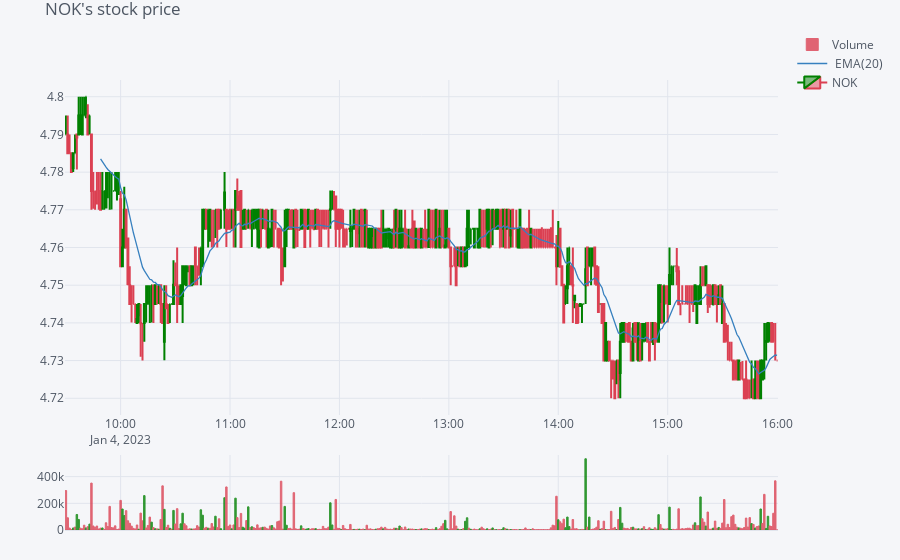

The notebook cell saved with this chart:
### Code cell
plot_stock_history("NOK")

### Figure 1 — Plotly figure (JSON) as saved in the notebook; plotly's stock layout.template omitted (floating-point values rounded to 4 significant figures; data arrays with more than 128 entries replaced by an {"elided": "..."} marker saying what was removed)
{"data": [{"marker": {"color": {"elided": "390 str values"}, "line": {"color": {"elided": "390 str values"}, "width": 1}}, "name": "Volume", "opacity": 0.8, "orientation": "v", "text": "", "type": "bar", "x": {"elided": "390 str values"}, "y": {"elided": "390 int values"}, "yaxis": "y3"}, {"line": {"color": "rgba(55, 128, 191, 1.0)", "dash": "solid", "shape": "linear", "width": 1.3}, "mode": "lines", "name": " EMA(20)", "text": "", "type": "scatter", "x": {"elided": "390 str values"}, "y": {"elided": "390 mixed values"}, "yaxis": "y2"}, {"close": {"elided": "390 float values"}, "decreasing": {"line": {"color": "#db4052"}}, "high": {"elided": "390 float values"}, "increasing": {"line": {"color": "#008000"}}, "low": {"elided": "390 float values"}, "name": "NOK", "open": {"elided": "390 float values"}, "showlegend": true, "type": "candlestick", "x": {"elided": "390 str values"}, "yaxis": "y2"}], "layout": {"legend": {"bgcolor": "#F5F6F9", "font": {"color": "#4D5663"}}, "margin": {"b": 30, "l": 30, "r": 30, "t": 30}, "paper_bgcolor": "#F5F6F9", "plot_bgcolor": "#F5F6F9", "showlegend": true, "title": {"font": {"color": "#4D5663"}, "text": "NOK's stock price"}, "xaxis": {"anchor": "y2", "gridcolor": "#E1E5ED", "rangeselector": {"bgcolor": "rgba(150, 200, 250, 1)", "buttons": [{"count": 1, "label": "1m", "step": "month", "stepmode": "backward"}, {"count": 1, "label": "1y", "step": "year", "stepmode": "backward"}], "font": {"size": 13}, "visible": false, "x": 0, "y": 0.9}, "rangeslider": {"visible": false}, "showgrid": true, "tickfont": {"color": "#4D5663"}, "title": {"font": {"color": "#4D5663"}, "text": ""}, "zerolinecolor": "#E1E5ED"}, "yaxis": {"gridcolor": "#E1E5ED", "showgrid": true, "showticklabels": false, "tickfont": {"color": "#4D5663"}, "title": {"font": {"color": "#4D5663"}, "text": ""}, "zerolinecolor": "#E1E5ED"}, "yaxis2": {"domain": [0.23, 0.9], "gridcolor": "#E1E5ED", "showgrid": true, "tickfont": {"color": "#4D5663"}, "title": {"font": {"color": "#4D5663"}, "text": ""}, "zerolinecolor": "#E1E5ED"}, "yaxis3": {"domain": [0.0, 0.15], "gridcolor": "#E1E5ED", "showgrid": true, "tickfont": {"color": "#4D5663"}, "title": {"font": {"color": "#4D5663"}, "text": ""}, "zerolinecolor": "#E1E5ED"}}}
